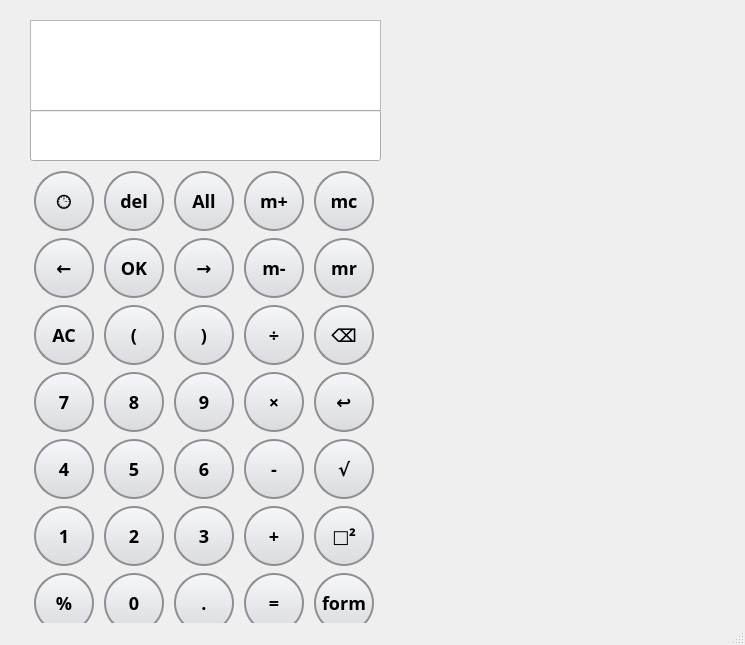
<?xml version="1.0" encoding="UTF-8"?>
<ui version="4.0">
 <class>MainWindow</class>
 <widget class="QMainWindow" name="MainWindow">
  <property name="geometry">
   <rect>
    <x>0</x>
    <y>0</y>
    <width>745</width>
    <height>645</height>
   </rect>
  </property>
  <property name="windowTitle">
   <string>MainWindow</string>
  </property>
  <property name="styleSheet">
   <string notr="true">/* 主窗口背景 */
QMainWindow {
    background-color: qlineargradient(x1: 0, y1: 0, x2: 0, y2: 1,
                                      stop: 0 #6A11CB, stop: 1 #2575FC);
}

/* 所有按钮的基础样式 */
QPushButton {
    font-size: 18px;
    font-weight: bold;
    font-family: 'Microsoft YaHei';
    border-radius: 25px;
    min-width: 50px;
    min-height: 50px;
    border: 2px solid #555;
}

/* 数字按钮 */
QPushButton[text=&quot;0&quot;],
QPushButton[text=&quot;1&quot;],
QPushButton[text=&quot;2&quot;],
QPushButton[text=&quot;3&quot;],
QPushButton[text=&quot;4&quot;],
QPushButton[text=&quot;5&quot;],
QPushButton[text=&quot;6&quot;],
QPushButton[text=&quot;7&quot;],
QPushButton[text=&quot;8&quot;],
QPushButton[text=&quot;9&quot;],
QPushButton[text=&quot;.&quot;] {
    background-color: #FFFFFF;
    color: #2C3E50;
}

/* 运算符按钮 - 红色字体 */
QPushButton[text=&quot;×&quot;],
QPushButton[text=&quot;÷&quot;],
QPushButton[text=&quot;+&quot;],
QPushButton[text=&quot;-&quot;] {
    background-color: #F8F9FA;
    color: #E74C3C;  /* 红色 */
}

/* 等号按钮 */
QPushButton[text=&quot;=&quot;] {
    background-color: #3498DB;
    color: red;
}

/* 删除和清除按钮 */
QPushButton[text=&quot;⌫&quot;],
QPushButton[text=&quot;C&quot;] {
    background-color: #E74C3C;
    color: red;
}

/* 按钮悬停效果 */
QPushButton:hover {
    background-color: #BDC3C7;
}

/* 按钮按下效果 */
QPushButton:pressed {
    background-color: #95A5A6;
}</string>
  </property>
  <widget class="QWidget" name="centralwidget">
   <widget class="QWidget" name="verticalLayoutWidget">
    <property name="geometry">
     <rect>
      <x>-230</x>
      <y>20</y>
      <width>160</width>
      <height>80</height>
     </rect>
    </property>
    <layout class="QVBoxLayout" name="verticalLayout"/>
   </widget>
   <widget class="QWidget" name="layoutWidget">
    <property name="geometry">
     <rect>
      <x>30</x>
      <y>170</y>
      <width>351</width>
      <height>471</height>
     </rect>
    </property>
    <layout class="QGridLayout" name="gridLayout">
     <item row="4" column="0">
      <widget class="QPushButton" name="_4">
       <property name="minimumSize">
        <size>
         <width>54</width>
         <height>54</height>
        </size>
       </property>
       <property name="maximumSize">
        <size>
         <width>60</width>
         <height>60</height>
        </size>
       </property>
       <property name="font">
        <font>
         <family>Microsoft YaHei</family>
         <pointsize>-1</pointsize>
         <weight>75</weight>
         <bold>true</bold>
        </font>
       </property>
       <property name="styleSheet">
        <string notr="true">QPushButton {
    border-radius: 30px;  /* 半径设为高度/宽度的一半 */
    border: 2px solid #8f8f91;
    background-color: qlineargradient(x1: 0, y1: 0, x2: 0, y2: 1, stop: 0 #f6f7fa, stop: 1 #dadbde);
    font-size: 18px;
}

QPushButton:pressed {
    background-color: qlineargradient(x1: 0, y1: 0, x2: 0, y2: 1, stop: 0 #dadbde, stop: 1 #f6f7fa);
}

QPushButton:hover {
    background-color: #e0e0e0;
}</string>
       </property>
       <property name="text">
        <string>4</string>
       </property>
      </widget>
     </item>
     <item row="4" column="2">
      <widget class="QPushButton" name="_6">
       <property name="minimumSize">
        <size>
         <width>54</width>
         <height>54</height>
        </size>
       </property>
       <property name="maximumSize">
        <size>
         <width>60</width>
         <height>60</height>
        </size>
       </property>
       <property name="font">
        <font>
         <family>Microsoft YaHei</family>
         <pointsize>-1</pointsize>
         <weight>75</weight>
         <bold>true</bold>
        </font>
       </property>
       <property name="styleSheet">
        <string notr="true">QPushButton {
    border-radius: 30px;  /* 半径设为高度/宽度的一半 */
    border: 2px solid #8f8f91;
    background-color: qlineargradient(x1: 0, y1: 0, x2: 0, y2: 1, stop: 0 #f6f7fa, stop: 1 #dadbde);
    font-size: 18px;
}

QPushButton:pressed {
    background-color: qlineargradient(x1: 0, y1: 0, x2: 0, y2: 1, stop: 0 #dadbde, stop: 1 #f6f7fa);
}

QPushButton:hover {
    background-color: #e0e0e0;
}</string>
       </property>
       <property name="text">
        <string>6</string>
       </property>
      </widget>
     </item>
     <item row="3" column="2">
      <widget class="QPushButton" name="_9">
       <property name="minimumSize">
        <size>
         <width>54</width>
         <height>54</height>
        </size>
       </property>
       <property name="maximumSize">
        <size>
         <width>60</width>
         <height>60</height>
        </size>
       </property>
       <property name="font">
        <font>
         <family>Microsoft YaHei</family>
         <pointsize>-1</pointsize>
         <weight>75</weight>
         <bold>true</bold>
        </font>
       </property>
       <property name="styleSheet">
        <string notr="true">QPushButton {
    border-radius: 30px;  /* 半径设为高度/宽度的一半 */
    border: 2px solid #8f8f91;
    background-color: qlineargradient(x1: 0, y1: 0, x2: 0, y2: 1, stop: 0 #f6f7fa, stop: 1 #dadbde);
    font-size: 18px;
}

QPushButton:pressed {
    background-color: qlineargradient(x1: 0, y1: 0, x2: 0, y2: 1, stop: 0 #dadbde, stop: 1 #f6f7fa);
}

QPushButton:hover {
    background-color: #e0e0e0;
}</string>
       </property>
       <property name="text">
        <string>9</string>
       </property>
      </widget>
     </item>
     <item row="6" column="4">
      <widget class="QPushButton" name="form">
       <property name="minimumSize">
        <size>
         <width>54</width>
         <height>54</height>
        </size>
       </property>
       <property name="maximumSize">
        <size>
         <width>60</width>
         <height>60</height>
        </size>
       </property>
       <property name="font">
        <font>
         <family>Microsoft YaHei</family>
         <pointsize>-1</pointsize>
         <weight>75</weight>
         <bold>true</bold>
        </font>
       </property>
       <property name="styleSheet">
        <string notr="true">QPushButton {
    border-radius: 30px;  /* 半径设为高度/宽度的一半 */
    border: 2px solid #8f8f91;
    background-color: qlineargradient(x1: 0, y1: 0, x2: 0, y2: 1, stop: 0 #f6f7fa, stop: 1 #dadbde);
    font-size: 18px;
}

QPushButton:pressed {
    background-color: qlineargradient(x1: 0, y1: 0, x2: 0, y2: 1, stop: 0 #dadbde, stop: 1 #f6f7fa);
}

QPushButton:hover {
    background-color: #e0e0e0;
}</string>
       </property>
       <property name="text">
        <string>form</string>
       </property>
      </widget>
     </item>
     <item row="5" column="1">
      <widget class="QPushButton" name="_2">
       <property name="minimumSize">
        <size>
         <width>54</width>
         <height>54</height>
        </size>
       </property>
       <property name="maximumSize">
        <size>
         <width>60</width>
         <height>60</height>
        </size>
       </property>
       <property name="font">
        <font>
         <family>Microsoft YaHei</family>
         <pointsize>-1</pointsize>
         <weight>75</weight>
         <bold>true</bold>
        </font>
       </property>
       <property name="styleSheet">
        <string notr="true">QPushButton {
    border-radius: 30px;  /* 半径设为高度/宽度的一半 */
    border: 2px solid #8f8f91;
    background-color: qlineargradient(x1: 0, y1: 0, x2: 0, y2: 1, stop: 0 #f6f7fa, stop: 1 #dadbde);
    font-size: 18px;
}

QPushButton:pressed {
    background-color: qlineargradient(x1: 0, y1: 0, x2: 0, y2: 1, stop: 0 #dadbde, stop: 1 #f6f7fa);
}

QPushButton:hover {
    background-color: #e0e0e0;
}</string>
       </property>
       <property name="text">
        <string>2</string>
       </property>
      </widget>
     </item>
     <item row="2" column="0">
      <widget class="QPushButton" name="AC">
       <property name="minimumSize">
        <size>
         <width>54</width>
         <height>54</height>
        </size>
       </property>
       <property name="maximumSize">
        <size>
         <width>60</width>
         <height>60</height>
        </size>
       </property>
       <property name="font">
        <font>
         <family>Microsoft YaHei</family>
         <pointsize>-1</pointsize>
         <weight>75</weight>
         <bold>true</bold>
        </font>
       </property>
       <property name="styleSheet">
        <string notr="true">QPushButton {
    border-radius: 30px;  /* 半径设为高度/宽度的一半 */
    border: 2px solid #8f8f91;
    background-color: qlineargradient(x1: 0, y1: 0, x2: 0, y2: 1, stop: 0 #f6f7fa, stop: 1 #dadbde);
    font-size: 18px;
}

QPushButton:pressed {
    background-color: qlineargradient(x1: 0, y1: 0, x2: 0, y2: 1, stop: 0 #dadbde, stop: 1 #f6f7fa);
}

QPushButton:hover {
    background-color: #e0e0e0;
}</string>
       </property>
       <property name="text">
        <string>AC</string>
       </property>
      </widget>
     </item>
     <item row="5" column="3">
      <widget class="QPushButton" name="add">
       <property name="minimumSize">
        <size>
         <width>54</width>
         <height>54</height>
        </size>
       </property>
       <property name="maximumSize">
        <size>
         <width>60</width>
         <height>60</height>
        </size>
       </property>
       <property name="font">
        <font>
         <family>Microsoft YaHei</family>
         <pointsize>-1</pointsize>
         <weight>75</weight>
         <bold>true</bold>
        </font>
       </property>
       <property name="styleSheet">
        <string notr="true">QPushButton {
    border-radius: 30px;  /* 半径设为高度/宽度的一半 */
    border: 2px solid #8f8f91;
    background-color: qlineargradient(x1: 0, y1: 0, x2: 0, y2: 1, stop: 0 #f6f7fa, stop: 1 #dadbde);
    font-size: 18px;
}

QPushButton:pressed {
    background-color: qlineargradient(x1: 0, y1: 0, x2: 0, y2: 1, stop: 0 #dadbde, stop: 1 #f6f7fa);
}

QPushButton:hover {
    background-color: #e0e0e0;
}</string>
       </property>
       <property name="text">
        <string>+</string>
       </property>
      </widget>
     </item>
     <item row="6" column="0">
      <widget class="QPushButton" name="percent">
       <property name="minimumSize">
        <size>
         <width>54</width>
         <height>54</height>
        </size>
       </property>
       <property name="maximumSize">
        <size>
         <width>60</width>
         <height>60</height>
        </size>
       </property>
       <property name="font">
        <font>
         <family>Microsoft YaHei</family>
         <pointsize>-1</pointsize>
         <weight>75</weight>
         <bold>true</bold>
        </font>
       </property>
       <property name="styleSheet">
        <string notr="true">QPushButton {
    border-radius: 30px;  /* 半径设为高度/宽度的一半 */
    border: 2px solid #8f8f91;
    background-color: qlineargradient(x1: 0, y1: 0, x2: 0, y2: 1, stop: 0 #f6f7fa, stop: 1 #dadbde);
    font-size: 18px;
}

QPushButton:pressed {
    background-color: qlineargradient(x1: 0, y1: 0, x2: 0, y2: 1, stop: 0 #dadbde, stop: 1 #f6f7fa);
}

QPushButton:hover {
    background-color: #e0e0e0;
}</string>
       </property>
       <property name="text">
        <string>%</string>
       </property>
      </widget>
     </item>
     <item row="4" column="3">
      <widget class="QPushButton" name="minus">
       <property name="minimumSize">
        <size>
         <width>54</width>
         <height>54</height>
        </size>
       </property>
       <property name="maximumSize">
        <size>
         <width>60</width>
         <height>60</height>
        </size>
       </property>
       <property name="font">
        <font>
         <family>Microsoft YaHei</family>
         <pointsize>-1</pointsize>
         <weight>75</weight>
         <bold>true</bold>
        </font>
       </property>
       <property name="styleSheet">
        <string notr="true">QPushButton {
    border-radius: 30px;  /* 半径设为高度/宽度的一半 */
    border: 2px solid #8f8f91;
    background-color: qlineargradient(x1: 0, y1: 0, x2: 0, y2: 1, stop: 0 #f6f7fa, stop: 1 #dadbde);
    font-size: 18px;
}

QPushButton:pressed {
    background-color: qlineargradient(x1: 0, y1: 0, x2: 0, y2: 1, stop: 0 #dadbde, stop: 1 #f6f7fa);
}

QPushButton:hover {
    background-color: #e0e0e0;
}</string>
       </property>
       <property name="text">
        <string>-</string>
       </property>
      </widget>
     </item>
     <item row="3" column="1">
      <widget class="QPushButton" name="_8">
       <property name="minimumSize">
        <size>
         <width>54</width>
         <height>54</height>
        </size>
       </property>
       <property name="maximumSize">
        <size>
         <width>60</width>
         <height>60</height>
        </size>
       </property>
       <property name="font">
        <font>
         <family>Microsoft YaHei</family>
         <pointsize>-1</pointsize>
         <weight>75</weight>
         <bold>true</bold>
        </font>
       </property>
       <property name="styleSheet">
        <string notr="true">QPushButton {
    border-radius: 30px;  /* 半径设为高度/宽度的一半 */
    border: 2px solid #8f8f91;
    background-color: qlineargradient(x1: 0, y1: 0, x2: 0, y2: 1, stop: 0 #f6f7fa, stop: 1 #dadbde);
    font-size: 18px;
}

QPushButton:pressed {
    background-color: qlineargradient(x1: 0, y1: 0, x2: 0, y2: 1, stop: 0 #dadbde, stop: 1 #f6f7fa);
}

QPushButton:hover {
    background-color: #e0e0e0;
}</string>
       </property>
       <property name="text">
        <string>8</string>
       </property>
      </widget>
     </item>
     <item row="0" column="0">
      <widget class="QPushButton" name="record">
       <property name="minimumSize">
        <size>
         <width>54</width>
         <height>54</height>
        </size>
       </property>
       <property name="maximumSize">
        <size>
         <width>60</width>
         <height>60</height>
        </size>
       </property>
       <property name="font">
        <font>
         <family>Microsoft YaHei</family>
         <pointsize>-1</pointsize>
         <weight>75</weight>
         <bold>true</bold>
        </font>
       </property>
       <property name="styleSheet">
        <string notr="true">QPushButton {
    border-radius: 30px;  /* 半径设为高度/宽度的一半 */
    border: 2px solid #8f8f91;
    background-color: qlineargradient(x1: 0, y1: 0, x2: 0, y2: 1, stop: 0 #f6f7fa, stop: 1 #dadbde);
    font-size: 18px;
}

QPushButton:pressed {
    background-color: qlineargradient(x1: 0, y1: 0, x2: 0, y2: 1, stop: 0 #dadbde, stop: 1 #f6f7fa);
}

QPushButton:hover {
    background-color: #e0e0e0;
}</string>
       </property>
       <property name="text">
        <string>🕒</string>
       </property>
      </widget>
     </item>
     <item row="3" column="0">
      <widget class="QPushButton" name="_7">
       <property name="minimumSize">
        <size>
         <width>54</width>
         <height>54</height>
        </size>
       </property>
       <property name="maximumSize">
        <size>
         <width>60</width>
         <height>60</height>
        </size>
       </property>
       <property name="font">
        <font>
         <family>Microsoft YaHei</family>
         <pointsize>-1</pointsize>
         <weight>75</weight>
         <bold>true</bold>
        </font>
       </property>
       <property name="styleSheet">
        <string notr="true">QPushButton {
    border-radius: 30px;  /* 半径设为高度/宽度的一半 */
    border: 2px solid #8f8f91;
    background-color: qlineargradient(x1: 0, y1: 0, x2: 0, y2: 1, stop: 0 #f6f7fa, stop: 1 #dadbde);
    font-size: 18px;
}

QPushButton:pressed {
    background-color: qlineargradient(x1: 0, y1: 0, x2: 0, y2: 1, stop: 0 #dadbde, stop: 1 #f6f7fa);
}

QPushButton:hover {
    background-color: #e0e0e0;
}</string>
       </property>
       <property name="text">
        <string>7</string>
       </property>
      </widget>
     </item>
     <item row="5" column="2">
      <widget class="QPushButton" name="_3">
       <property name="minimumSize">
        <size>
         <width>54</width>
         <height>54</height>
        </size>
       </property>
       <property name="maximumSize">
        <size>
         <width>60</width>
         <height>60</height>
        </size>
       </property>
       <property name="font">
        <font>
         <family>Microsoft YaHei</family>
         <pointsize>-1</pointsize>
         <weight>75</weight>
         <bold>true</bold>
        </font>
       </property>
       <property name="styleSheet">
        <string notr="true">QPushButton {
    border-radius: 30px;  /* 半径设为高度/宽度的一半 */
    border: 2px solid #8f8f91;
    background-color: qlineargradient(x1: 0, y1: 0, x2: 0, y2: 1, stop: 0 #f6f7fa, stop: 1 #dadbde);
    font-size: 18px;
}

QPushButton:pressed {
    background-color: qlineargradient(x1: 0, y1: 0, x2: 0, y2: 1, stop: 0 #dadbde, stop: 1 #f6f7fa);
}

QPushButton:hover {
    background-color: #e0e0e0;
}</string>
       </property>
       <property name="text">
        <string>3</string>
       </property>
      </widget>
     </item>
     <item row="5" column="0">
      <widget class="QPushButton" name="_1">
       <property name="minimumSize">
        <size>
         <width>54</width>
         <height>54</height>
        </size>
       </property>
       <property name="maximumSize">
        <size>
         <width>60</width>
         <height>60</height>
        </size>
       </property>
       <property name="font">
        <font>
         <family>Microsoft YaHei</family>
         <pointsize>-1</pointsize>
         <weight>75</weight>
         <bold>true</bold>
        </font>
       </property>
       <property name="styleSheet">
        <string notr="true">QPushButton {
    border-radius: 30px;  /* 半径设为高度/宽度的一半 */
    border: 2px solid #8f8f91;
    background-color: qlineargradient(x1: 0, y1: 0, x2: 0, y2: 1, stop: 0 #f6f7fa, stop: 1 #dadbde);
    font-size: 18px;
}

QPushButton:pressed {
    background-color: qlineargradient(x1: 0, y1: 0, x2: 0, y2: 1, stop: 0 #dadbde, stop: 1 #f6f7fa);
}

QPushButton:hover {
    background-color: #e0e0e0;
}</string>
       </property>
       <property name="text">
        <string>1</string>
       </property>
      </widget>
     </item>
     <item row="6" column="1">
      <widget class="QPushButton" name="_0">
       <property name="minimumSize">
        <size>
         <width>54</width>
         <height>54</height>
        </size>
       </property>
       <property name="maximumSize">
        <size>
         <width>60</width>
         <height>60</height>
        </size>
       </property>
       <property name="font">
        <font>
         <family>Microsoft YaHei</family>
         <pointsize>-1</pointsize>
         <weight>75</weight>
         <bold>true</bold>
        </font>
       </property>
       <property name="styleSheet">
        <string notr="true">QPushButton {
    border-radius: 30px;  /* 半径设为高度/宽度的一半 */
    border: 2px solid #8f8f91;
    background-color: qlineargradient(x1: 0, y1: 0, x2: 0, y2: 1, stop: 0 #f6f7fa, stop: 1 #dadbde);
    font-size: 18px;
}

QPushButton:pressed {
    background-color: qlineargradient(x1: 0, y1: 0, x2: 0, y2: 1, stop: 0 #dadbde, stop: 1 #f6f7fa);
}

QPushButton:hover {
    background-color: #e0e0e0;
}</string>
       </property>
       <property name="text">
        <string>0</string>
       </property>
      </widget>
     </item>
     <item row="3" column="3">
      <widget class="QPushButton" name="multiply">
       <property name="minimumSize">
        <size>
         <width>54</width>
         <height>54</height>
        </size>
       </property>
       <property name="maximumSize">
        <size>
         <width>60</width>
         <height>60</height>
        </size>
       </property>
       <property name="font">
        <font>
         <family>Microsoft YaHei</family>
         <pointsize>-1</pointsize>
         <weight>75</weight>
         <bold>true</bold>
        </font>
       </property>
       <property name="styleSheet">
        <string notr="true">QPushButton {
    border-radius: 30px;  /* 半径设为高度/宽度的一半 */
    border: 2px solid #8f8f91;
    background-color: qlineargradient(x1: 0, y1: 0, x2: 0, y2: 1, stop: 0 #f6f7fa, stop: 1 #dadbde);
    font-size: 18px;
}

QPushButton:pressed {
    background-color: qlineargradient(x1: 0, y1: 0, x2: 0, y2: 1, stop: 0 #dadbde, stop: 1 #f6f7fa);
}

QPushButton:hover {
    background-color: #e0e0e0;
}</string>
       </property>
       <property name="text">
        <string>×</string>
       </property>
      </widget>
     </item>
     <item row="2" column="3">
      <widget class="QPushButton" name="division">
       <property name="minimumSize">
        <size>
         <width>54</width>
         <height>54</height>
        </size>
       </property>
       <property name="maximumSize">
        <size>
         <width>60</width>
         <height>60</height>
        </size>
       </property>
       <property name="font">
        <font>
         <family>Microsoft YaHei</family>
         <pointsize>-1</pointsize>
         <weight>75</weight>
         <italic>false</italic>
         <bold>true</bold>
         <underline>false</underline>
        </font>
       </property>
       <property name="styleSheet">
        <string notr="true">QPushButton {
    border-radius: 30px;  /* 半径设为高度/宽度的一半 */
    border: 2px solid #8f8f91;
    background-color: qlineargradient(x1: 0, y1: 0, x2: 0, y2: 1, stop: 0 #f6f7fa, stop: 1 #dadbde);
    font-size: 18px;
}

QPushButton:pressed {
    background-color: qlineargradient(x1: 0, y1: 0, x2: 0, y2: 1, stop: 0 #dadbde, stop: 1 #f6f7fa);
}

QPushButton:hover {
    background-color: #e0e0e0;
}</string>
       </property>
       <property name="text">
        <string>÷</string>
       </property>
      </widget>
     </item>
     <item row="4" column="1">
      <widget class="QPushButton" name="_5">
       <property name="minimumSize">
        <size>
         <width>54</width>
         <height>54</height>
        </size>
       </property>
       <property name="maximumSize">
        <size>
         <width>60</width>
         <height>60</height>
        </size>
       </property>
       <property name="font">
        <font>
         <family>Microsoft YaHei</family>
         <pointsize>-1</pointsize>
         <weight>75</weight>
         <bold>true</bold>
        </font>
       </property>
       <property name="styleSheet">
        <string notr="true">QPushButton {
    border-radius: 30px;  /* 半径设为高度/宽度的一半 */
    border: 2px solid #8f8f91;
    background-color: qlineargradient(x1: 0, y1: 0, x2: 0, y2: 1, stop: 0 #f6f7fa, stop: 1 #dadbde);
    font-size: 18px;
}

QPushButton:pressed {
    background-color: qlineargradient(x1: 0, y1: 0, x2: 0, y2: 1, stop: 0 #dadbde, stop: 1 #f6f7fa);
}

QPushButton:hover {
    background-color: #e0e0e0;
}</string>
       </property>
       <property name="text">
        <string>5</string>
       </property>
      </widget>
     </item>
     <item row="6" column="2">
      <widget class="QPushButton" name="point">
       <property name="minimumSize">
        <size>
         <width>54</width>
         <height>54</height>
        </size>
       </property>
       <property name="maximumSize">
        <size>
         <width>60</width>
         <height>60</height>
        </size>
       </property>
       <property name="font">
        <font>
         <family>Microsoft YaHei</family>
         <pointsize>-1</pointsize>
         <weight>75</weight>
         <bold>true</bold>
        </font>
       </property>
       <property name="styleSheet">
        <string notr="true">QPushButton {
    border-radius: 30px;  /* 半径设为高度/宽度的一半 */
    border: 2px solid #8f8f91;
    background-color: qlineargradient(x1: 0, y1: 0, x2: 0, y2: 1, stop: 0 #f6f7fa, stop: 1 #dadbde);
    font-size: 18px;
}

QPushButton:pressed {
    background-color: qlineargradient(x1: 0, y1: 0, x2: 0, y2: 1, stop: 0 #dadbde, stop: 1 #f6f7fa);
}

QPushButton:hover {
    background-color: #e0e0e0;
}</string>
       </property>
       <property name="text">
        <string>.</string>
       </property>
      </widget>
     </item>
     <item row="6" column="3">
      <widget class="QPushButton" name="equal">
       <property name="minimumSize">
        <size>
         <width>54</width>
         <height>54</height>
        </size>
       </property>
       <property name="maximumSize">
        <size>
         <width>60</width>
         <height>60</height>
        </size>
       </property>
       <property name="font">
        <font>
         <family>Microsoft YaHei</family>
         <pointsize>-1</pointsize>
         <weight>75</weight>
         <bold>true</bold>
        </font>
       </property>
       <property name="styleSheet">
        <string notr="true">QPushButton {
    border-radius: 30px;  /* 半径设为高度/宽度的一半 */
    border: 2px solid #8f8f91;
    background-color: qlineargradient(x1: 0, y1: 0, x2: 0, y2: 1, stop: 0 #f6f7fa, stop: 1 #dadbde);
    font-size: 18px;
}

QPushButton:pressed {
    background-color: qlineargradient(x1: 0, y1: 0, x2: 0, y2: 1, stop: 0 #dadbde, stop: 1 #f6f7fa);
}

QPushButton:hover {
    background-color: #e0e0e0;
}</string>
       </property>
       <property name="text">
        <string>=</string>
       </property>
      </widget>
     </item>
     <item row="1" column="0">
      <widget class="QPushButton" name="left">
       <property name="minimumSize">
        <size>
         <width>54</width>
         <height>54</height>
        </size>
       </property>
       <property name="maximumSize">
        <size>
         <width>60</width>
         <height>60</height>
        </size>
       </property>
       <property name="font">
        <font>
         <family>Microsoft YaHei</family>
         <pointsize>-1</pointsize>
         <weight>75</weight>
         <bold>true</bold>
        </font>
       </property>
       <property name="styleSheet">
        <string notr="true">QPushButton {
    border-radius: 30px;  /* 半径设为高度/宽度的一半 */
    border: 2px solid #8f8f91;
    background-color: qlineargradient(x1: 0, y1: 0, x2: 0, y2: 1, stop: 0 #f6f7fa, stop: 1 #dadbde);
    font-size: 18px;
}

QPushButton:pressed {
    background-color: qlineargradient(x1: 0, y1: 0, x2: 0, y2: 1, stop: 0 #dadbde, stop: 1 #f6f7fa);
}

QPushButton:hover {
    background-color: #e0e0e0;
}</string>
       </property>
       <property name="text">
        <string>←</string>
       </property>
      </widget>
     </item>
     <item row="1" column="1">
      <widget class="QPushButton" name="OK">
       <property name="minimumSize">
        <size>
         <width>54</width>
         <height>54</height>
        </size>
       </property>
       <property name="maximumSize">
        <size>
         <width>60</width>
         <height>60</height>
        </size>
       </property>
       <property name="font">
        <font>
         <family>Microsoft YaHei</family>
         <pointsize>-1</pointsize>
         <weight>75</weight>
         <italic>false</italic>
         <bold>true</bold>
         <underline>false</underline>
        </font>
       </property>
       <property name="styleSheet">
        <string notr="true">QPushButton {
    border-radius: 30px;  /* 半径设为高度/宽度的一半 */
    border: 2px solid #8f8f91;
    background-color: qlineargradient(x1: 0, y1: 0, x2: 0, y2: 1, stop: 0 #f6f7fa, stop: 1 #dadbde);
    font-size: 18px;
}

QPushButton:pressed {
    background-color: qlineargradient(x1: 0, y1: 0, x2: 0, y2: 1, stop: 0 #dadbde, stop: 1 #f6f7fa);
}

QPushButton:hover {
    background-color: #e0e0e0;
}</string>
       </property>
       <property name="text">
        <string>OK</string>
       </property>
      </widget>
     </item>
     <item row="1" column="2">
      <widget class="QPushButton" name="right">
       <property name="minimumSize">
        <size>
         <width>54</width>
         <height>54</height>
        </size>
       </property>
       <property name="maximumSize">
        <size>
         <width>60</width>
         <height>60</height>
        </size>
       </property>
       <property name="font">
        <font>
         <family>Microsoft YaHei</family>
         <pointsize>-1</pointsize>
         <weight>75</weight>
         <bold>true</bold>
        </font>
       </property>
       <property name="styleSheet">
        <string notr="true">QPushButton {
    border-radius: 30px;  /* 半径设为高度/宽度的一半 */
    border: 2px solid #8f8f91;
    background-color: qlineargradient(x1: 0, y1: 0, x2: 0, y2: 1, stop: 0 #f6f7fa, stop: 1 #dadbde);
    font-size: 18px;
}

QPushButton:pressed {
    background-color: qlineargradient(x1: 0, y1: 0, x2: 0, y2: 1, stop: 0 #dadbde, stop: 1 #f6f7fa);
}

QPushButton:hover {
    background-color: #e0e0e0;
}</string>
       </property>
       <property name="text">
        <string>→</string>
       </property>
      </widget>
     </item>
     <item row="2" column="1">
      <widget class="QPushButton" name="FB">
       <property name="minimumSize">
        <size>
         <width>54</width>
         <height>54</height>
        </size>
       </property>
       <property name="maximumSize">
        <size>
         <width>60</width>
         <height>60</height>
        </size>
       </property>
       <property name="font">
        <font>
         <family>Microsoft YaHei</family>
         <pointsize>-1</pointsize>
         <weight>75</weight>
         <bold>true</bold>
        </font>
       </property>
       <property name="styleSheet">
        <string notr="true">QPushButton {
    border-radius: 30px;  /* 半径设为高度/宽度的一半 */
    border: 2px solid #8f8f91;
    background-color: qlineargradient(x1: 0, y1: 0, x2: 0, y2: 1, stop: 0 #f6f7fa, stop: 1 #dadbde);
    font-size: 18px;
}

QPushButton:pressed {
    background-color: qlineargradient(x1: 0, y1: 0, x2: 0, y2: 1, stop: 0 #dadbde, stop: 1 #f6f7fa);
}

QPushButton:hover {
    background-color: #e0e0e0;
}</string>
       </property>
       <property name="text">
        <string>(</string>
       </property>
      </widget>
     </item>
     <item row="2" column="2">
      <widget class="QPushButton" name="BB">
       <property name="minimumSize">
        <size>
         <width>54</width>
         <height>54</height>
        </size>
       </property>
       <property name="maximumSize">
        <size>
         <width>60</width>
         <height>60</height>
        </size>
       </property>
       <property name="font">
        <font>
         <family>Microsoft YaHei</family>
         <pointsize>-1</pointsize>
         <weight>75</weight>
         <bold>true</bold>
        </font>
       </property>
       <property name="styleSheet">
        <string notr="true">QPushButton {
    border-radius: 30px;  /* 半径设为高度/宽度的一半 */
    border: 2px solid #8f8f91;
    background-color: qlineargradient(x1: 0, y1: 0, x2: 0, y2: 1, stop: 0 #f6f7fa, stop: 1 #dadbde);
    font-size: 18px;
}

QPushButton:pressed {
    background-color: qlineargradient(x1: 0, y1: 0, x2: 0, y2: 1, stop: 0 #dadbde, stop: 1 #f6f7fa);
}

QPushButton:hover {
    background-color: #e0e0e0;
}</string>
       </property>
       <property name="text">
        <string>)</string>
       </property>
      </widget>
     </item>
     <item row="0" column="1">
      <widget class="QPushButton" name="delete_2">
       <property name="minimumSize">
        <size>
         <width>54</width>
         <height>54</height>
        </size>
       </property>
       <property name="maximumSize">
        <size>
         <width>60</width>
         <height>60</height>
        </size>
       </property>
       <property name="font">
        <font>
         <family>Microsoft YaHei</family>
         <pointsize>-1</pointsize>
         <weight>75</weight>
         <bold>true</bold>
        </font>
       </property>
       <property name="styleSheet">
        <string notr="true">QPushButton {
    border-radius: 30px;  /* 半径设为高度/宽度的一半 */
    border: 2px solid #8f8f91;
    background-color: qlineargradient(x1: 0, y1: 0, x2: 0, y2: 1, stop: 0 #f6f7fa, stop: 1 #dadbde);
    font-size: 18px;
}

QPushButton:pressed {
    background-color: qlineargradient(x1: 0, y1: 0, x2: 0, y2: 1, stop: 0 #dadbde, stop: 1 #f6f7fa);
}

QPushButton:hover {
    background-color: #e0e0e0;
}</string>
       </property>
       <property name="text">
        <string>del</string>
       </property>
      </widget>
     </item>
     <item row="0" column="2">
      <widget class="QPushButton" name="All">
       <property name="minimumSize">
        <size>
         <width>54</width>
         <height>54</height>
        </size>
       </property>
       <property name="maximumSize">
        <size>
         <width>60</width>
         <height>60</height>
        </size>
       </property>
       <property name="font">
        <font>
         <family>Microsoft YaHei</family>
         <pointsize>-1</pointsize>
         <weight>75</weight>
         <bold>true</bold>
        </font>
       </property>
       <property name="styleSheet">
        <string notr="true">QPushButton {
    border-radius: 30px;  /* 半径设为高度/宽度的一半 */
    border: 2px solid #8f8f91;
    background-color: qlineargradient(x1: 0, y1: 0, x2: 0, y2: 1, stop: 0 #f6f7fa, stop: 1 #dadbde);
    font-size: 18px;
}

QPushButton:pressed {
    background-color: qlineargradient(x1: 0, y1: 0, x2: 0, y2: 1, stop: 0 #dadbde, stop: 1 #f6f7fa);
}

QPushButton:hover {
    background-color: #e0e0e0;
}</string>
       </property>
       <property name="text">
        <string>All</string>
       </property>
      </widget>
     </item>
     <item row="1" column="3">
      <widget class="QPushButton" name="m_minus">
       <property name="minimumSize">
        <size>
         <width>54</width>
         <height>54</height>
        </size>
       </property>
       <property name="maximumSize">
        <size>
         <width>60</width>
         <height>60</height>
        </size>
       </property>
       <property name="font">
        <font>
         <family>Microsoft YaHei</family>
         <pointsize>-1</pointsize>
         <weight>75</weight>
         <bold>true</bold>
        </font>
       </property>
       <property name="styleSheet">
        <string notr="true">QPushButton {
    border-radius: 30px;  /* 半径设为高度/宽度的一半 */
    border: 2px solid #8f8f91;
    background-color: qlineargradient(x1: 0, y1: 0, x2: 0, y2: 1, stop: 0 #f6f7fa, stop: 1 #dadbde);
    font-size: 18px;
}

QPushButton:pressed {
    background-color: qlineargradient(x1: 0, y1: 0, x2: 0, y2: 1, stop: 0 #dadbde, stop: 1 #f6f7fa);
}

QPushButton:hover {
    background-color: #e0e0e0;
}</string>
       </property>
       <property name="text">
        <string>m-</string>
       </property>
      </widget>
     </item>
     <item row="1" column="4">
      <widget class="QPushButton" name="mr">
       <property name="minimumSize">
        <size>
         <width>54</width>
         <height>54</height>
        </size>
       </property>
       <property name="maximumSize">
        <size>
         <width>60</width>
         <height>60</height>
        </size>
       </property>
       <property name="font">
        <font>
         <family>Microsoft YaHei</family>
         <pointsize>-1</pointsize>
         <weight>75</weight>
         <bold>true</bold>
        </font>
       </property>
       <property name="styleSheet">
        <string notr="true">QPushButton {
    border-radius: 30px;  /* 半径设为高度/宽度的一半 */
    border: 2px solid #8f8f91;
    background-color: qlineargradient(x1: 0, y1: 0, x2: 0, y2: 1, stop: 0 #f6f7fa, stop: 1 #dadbde);
    font-size: 18px;
}

QPushButton:pressed {
    background-color: qlineargradient(x1: 0, y1: 0, x2: 0, y2: 1, stop: 0 #dadbde, stop: 1 #f6f7fa);
}

QPushButton:hover {
    background-color: #e0e0e0;
}</string>
       </property>
       <property name="text">
        <string>mr</string>
       </property>
      </widget>
     </item>
     <item row="0" column="3">
      <widget class="QPushButton" name="m_add">
       <property name="minimumSize">
        <size>
         <width>54</width>
         <height>54</height>
        </size>
       </property>
       <property name="maximumSize">
        <size>
         <width>60</width>
         <height>60</height>
        </size>
       </property>
       <property name="font">
        <font>
         <family>Microsoft YaHei</family>
         <pointsize>-1</pointsize>
         <weight>75</weight>
         <bold>true</bold>
        </font>
       </property>
       <property name="styleSheet">
        <string notr="true">QPushButton {
    border-radius: 30px;  /* 半径设为高度/宽度的一半 */
    border: 2px solid #8f8f91;
    background-color: qlineargradient(x1: 0, y1: 0, x2: 0, y2: 1, stop: 0 #f6f7fa, stop: 1 #dadbde);
    font-size: 18px;
}

QPushButton:pressed {
    background-color: qlineargradient(x1: 0, y1: 0, x2: 0, y2: 1, stop: 0 #dadbde, stop: 1 #f6f7fa);
}

QPushButton:hover {
    background-color: #e0e0e0;
}</string>
       </property>
       <property name="text">
        <string>m+</string>
       </property>
      </widget>
     </item>
     <item row="0" column="4">
      <widget class="QPushButton" name="mc">
       <property name="minimumSize">
        <size>
         <width>54</width>
         <height>54</height>
        </size>
       </property>
       <property name="maximumSize">
        <size>
         <width>60</width>
         <height>60</height>
        </size>
       </property>
       <property name="font">
        <font>
         <family>Microsoft YaHei</family>
         <pointsize>-1</pointsize>
         <weight>75</weight>
         <bold>true</bold>
        </font>
       </property>
       <property name="styleSheet">
        <string notr="true">QPushButton {
    border-radius: 30px;  /* 半径设为高度/宽度的一半 */
    border: 2px solid #8f8f91;
    background-color: qlineargradient(x1: 0, y1: 0, x2: 0, y2: 1, stop: 0 #f6f7fa, stop: 1 #dadbde);
    font-size: 18px;
}

QPushButton:pressed {
    background-color: qlineargradient(x1: 0, y1: 0, x2: 0, y2: 1, stop: 0 #dadbde, stop: 1 #f6f7fa);
}

QPushButton:hover {
    background-color: #e0e0e0;
}</string>
       </property>
       <property name="text">
        <string>mc</string>
       </property>
      </widget>
     </item>
     <item row="2" column="4">
      <widget class="QPushButton" name="del">
       <property name="minimumSize">
        <size>
         <width>54</width>
         <height>54</height>
        </size>
       </property>
       <property name="maximumSize">
        <size>
         <width>60</width>
         <height>60</height>
        </size>
       </property>
       <property name="font">
        <font>
         <family>Microsoft YaHei</family>
         <pointsize>-1</pointsize>
         <weight>75</weight>
         <bold>true</bold>
        </font>
       </property>
       <property name="styleSheet">
        <string notr="true">QPushButton {
    border-radius: 30px;  /* 半径设为高度/宽度的一半 */
    border: 2px solid #8f8f91;
    background-color: qlineargradient(x1: 0, y1: 0, x2: 0, y2: 1, stop: 0 #f6f7fa, stop: 1 #dadbde);
    font-size: 18px;
}

QPushButton:pressed {
    background-color: qlineargradient(x1: 0, y1: 0, x2: 0, y2: 1, stop: 0 #dadbde, stop: 1 #f6f7fa);
}

QPushButton:hover {
    background-color: #e0e0e0;
}</string>
       </property>
       <property name="text">
        <string>⌫</string>
       </property>
      </widget>
     </item>
     <item row="3" column="4">
      <widget class="QPushButton" name="back">
       <property name="minimumSize">
        <size>
         <width>54</width>
         <height>54</height>
        </size>
       </property>
       <property name="maximumSize">
        <size>
         <width>60</width>
         <height>60</height>
        </size>
       </property>
       <property name="font">
        <font>
         <family>Microsoft YaHei</family>
         <pointsize>-1</pointsize>
         <weight>75</weight>
         <bold>true</bold>
        </font>
       </property>
       <property name="styleSheet">
        <string notr="true">QPushButton {
    border-radius: 30px;  /* 半径设为高度/宽度的一半 */
    border: 2px solid #8f8f91;
    background-color: qlineargradient(x1: 0, y1: 0, x2: 0, y2: 1, stop: 0 #f6f7fa, stop: 1 #dadbde);
    font-size: 18px;
}

QPushButton:pressed {
    background-color: qlineargradient(x1: 0, y1: 0, x2: 0, y2: 1, stop: 0 #dadbde, stop: 1 #f6f7fa);
}

QPushButton:hover {
    background-color: #e0e0e0;
}</string>
       </property>
       <property name="text">
        <string>↩</string>
       </property>
      </widget>
     </item>
     <item row="5" column="4">
      <widget class="QPushButton" name="square">
       <property name="minimumSize">
        <size>
         <width>54</width>
         <height>54</height>
        </size>
       </property>
       <property name="maximumSize">
        <size>
         <width>60</width>
         <height>60</height>
        </size>
       </property>
       <property name="font">
        <font>
         <family>Microsoft YaHei</family>
         <pointsize>-1</pointsize>
         <weight>75</weight>
         <bold>true</bold>
        </font>
       </property>
       <property name="styleSheet">
        <string notr="true">QPushButton {
    border-radius: 30px;  /* 半径设为高度/宽度的一半 */
    border: 2px solid #8f8f91;
    background-color: qlineargradient(x1: 0, y1: 0, x2: 0, y2: 1, stop: 0 #f6f7fa, stop: 1 #dadbde);
    font-size: 18px;
}

QPushButton:pressed {
    background-color: qlineargradient(x1: 0, y1: 0, x2: 0, y2: 1, stop: 0 #dadbde, stop: 1 #f6f7fa);
}

QPushButton:hover {
    background-color: #e0e0e0;
}</string>
       </property>
       <property name="text">
        <string>□²</string>
       </property>
      </widget>
     </item>
     <item row="4" column="4">
      <widget class="QPushButton" name="sqrt">
       <property name="minimumSize">
        <size>
         <width>54</width>
         <height>54</height>
        </size>
       </property>
       <property name="maximumSize">
        <size>
         <width>60</width>
         <height>60</height>
        </size>
       </property>
       <property name="font">
        <font>
         <family>Microsoft YaHei</family>
         <pointsize>-1</pointsize>
         <weight>75</weight>
         <bold>true</bold>
        </font>
       </property>
       <property name="styleSheet">
        <string notr="true">QPushButton {
    border-radius: 30px;  /* 半径设为高度/宽度的一半 */
    border: 2px solid #8f8f91;
    background-color: qlineargradient(x1: 0, y1: 0, x2: 0, y2: 1, stop: 0 #f6f7fa, stop: 1 #dadbde);
    font-size: 18px;
}

QPushButton:pressed {
    background-color: qlineargradient(x1: 0, y1: 0, x2: 0, y2: 1, stop: 0 #dadbde, stop: 1 #f6f7fa);
}

QPushButton:hover {
    background-color: #e0e0e0;
}</string>
       </property>
       <property name="text">
        <string>√</string>
       </property>
      </widget>
     </item>
    </layout>
   </widget>
   <widget class="QTextEdit" name="textEdit">
    <property name="geometry">
     <rect>
      <x>30</x>
      <y>20</y>
      <width>351</width>
      <height>91</height>
     </rect>
    </property>
    <property name="styleSheet">
     <string notr="true">/* 显示窗口样式 */
QLineEdit#display {
    background-color: #1E272E;          /* 深色背景 */
    color: #ECF0F1;                     /* 亮色文字 */
    border: 2px solid #2C3E50;          /* 边框 */
    border-radius: 8px;                 /* 圆角 */
    padding: 15px 10px;                 /* 内边距 */
    font-size: 24px;                    /* 字体大小 */
    font-weight: bold;                  /* 粗体 */
    selection-background-color: #3498DB;/* 选中文本背景色 */
    selection-color: white;             /* 选中文本颜色 */
}

/* 或者使用类选择器 */
QLineEdit.result-display {
    background-color: #2C3E50;
    color: #ECF0F1;
    border: 2px solid #34495E;
    border-radius: 5px;
    padding: 10px;
    font-size: 22px;
    font-family: 'Courier New';         /* 等宽字体，数字对齐更整齐 */
}</string>
    </property>
   </widget>
   <widget class="QLineEdit" name="lineEdit">
    <property name="geometry">
     <rect>
      <x>30</x>
      <y>110</y>
      <width>351</width>
      <height>51</height>
     </rect>
    </property>
   </widget>
  </widget>
  <widget class="QMenuBar" name="menubar">
   <property name="geometry">
    <rect>
     <x>0</x>
     <y>0</y>
     <width>745</width>
     <height>21</height>
    </rect>
   </property>
  </widget>
  <widget class="QStatusBar" name="statusbar"/>
 </widget>
 <resources/>
 <connections/>
</ui>
